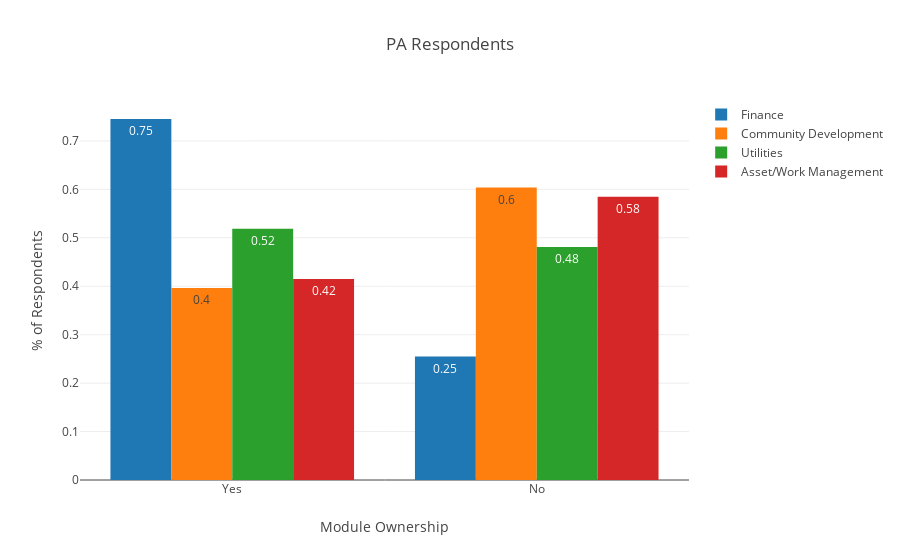

Source (notebook cell):
### Code cell
grouped_Bar_Chart(data=PA_mod_ownshp_count_df,
                  title='PA Respondents')

### Figure 1 — Plotly figure (JSON) as saved in the notebook; plotly's stock layout.template omitted (floating-point values rounded to 4 significant figures)
{"data": [{"name": "Finance", "text": [0.75, 0.25], "textposition": "auto", "type": "bar", "uid": "9e82697c-c932-4bf1-b3a4-979fae638ee5", "x": ["Yes", "No"], "y": [0.7453, 0.2547]}, {"name": "Community Development", "text": [0.6, 0.4], "textposition": "auto", "type": "bar", "uid": "e441ae60-a8d6-47c8-9248-57c17e200552", "x": ["No", "Yes"], "y": [0.6038, 0.3962]}, {"name": "Utilities", "text": [0.52, 0.48], "textposition": "auto", "type": "bar", "uid": "b6e1ddb0-d32f-4f8c-85a3-d9da75bf17bf", "x": ["Yes", "No"], "y": [0.5189, 0.4811]}, {"name": "Asset/Work Management", "text": [0.58, 0.42], "textposition": "auto", "type": "bar", "uid": "a68de205-9a90-4256-9035-fc81c7abfa1c", "x": ["No", "Yes"], "y": [0.5849, 0.4151]}], "layout": {"barmode": "group", "title": {"text": "PA Respondents"}, "xaxis": {"title": {"text": "Module Ownership"}}, "yaxis": {"title": {"text": "% of Respondents"}}}}
